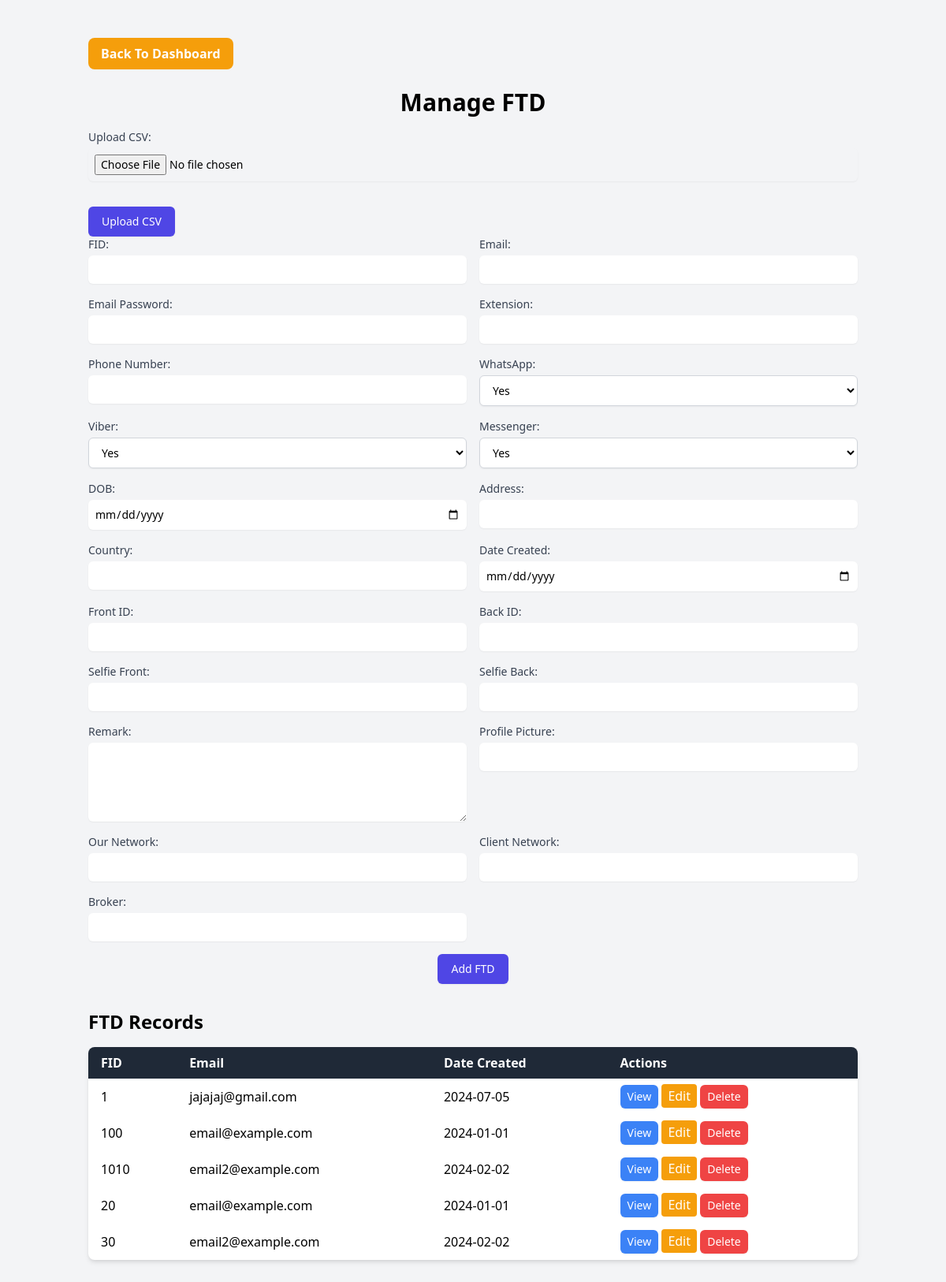
Page /manage_ftd.php (signed in) on the committed database.
### tables this page shows
CREATE TABLE `ftd` (
  `fid` varchar(255) NOT NULL,
  `email` varchar(255) NOT NULL,
  `email_password` varchar(255) DEFAULT NULL,
  `extension` int(11) DEFAULT NULL,
  `phone_number` varchar(255) DEFAULT NULL,
  `whatsapp` enum('Yes','No') DEFAULT NULL,
  `viber` enum('Yes','No') DEFAULT NULL,
  `messenger` enum('Yes','No') DEFAULT NULL,
  `dob` varchar(255) DEFAULT NULL,
  `address` varchar(255) DEFAULT NULL,
  `country` varchar(255) DEFAULT NULL,
  `date_created` varchar(255) DEFAULT NULL,
  `front_id` varchar(255) DEFAULT NULL,
  `back_id` varchar(255) DEFAULT NULL,
  `selfie_front` varchar(255) DEFAULT NULL,
  `selfie_back` varchar(255) DEFAULT NULL,
  `remark` text DEFAULT NULL,
  `profile_picture` varchar(255) DEFAULT NULL,
  `our_network` varchar(255) DEFAULT NULL,
  `client_network` varchar(255) DEFAULT NULL,
  `broker` varchar(255) DEFAULT NULL
);

### manage_ftd.php (the view, shortened to what this page needs)
<?php
include('config.php');
$ftds = mysqli_query($conn, "SELECT * FROM ftd");
?>
<!DOCTYPE html>
<html lang="en">
<head>
    <link href="https://cdn.jsdelivr.net/npm/tailwindcss@2.2.19/dist/tailwind.min.css" rel="stylesheet">
</head>
<body class="bg-gray-100">
    <div class="container px-6 mx-auto py-8">
        <a href="dashboard.php"><button class="mt-4 bg-yellow-500 hover:bg-yellow-600 text-white font-bold py-2 px-4 rounded-lg">Back To Dashboard</button></a> <br><br>
        <h1 class="text-3xl text-center font-bold mb-4">Manage FTD</h1>
        <form method="post" enctype="multipart/form-data" class="space-y-4">
    <div class="mb-4">
        <label for="csv_file" class="block text-sm font-medium text-gray-700">Upload CSV:</label>
        <input type="file" id="csv_file" name="csv_file" accept=".csv" class="mt-1 focus:ring-indigo-500 focus:border-indigo-500 block w-full shadow-sm sm:text-sm border-gray-300 rounded-md">
    </div>
    <button type="submit" name="upload_csv" class="inline-flex items-center px-4 py-2 border border-transparent text-sm font-medium rounded-md shadow-sm text-white bg-indigo-600 hover:bg-indigo-700 focus:outline-none focus:ring-2 focus:ring-offset-2 focus:ring-indigo-500">Upload CSV</button>
</form>
        <form method="post" class="space-y-4">
            <div class="grid grid-cols-1 md:grid-cols-2 gap-4">
                <div>
                    <label for="fid" class="block text-sm font-medium text-gray-700">FID:</label>
                    <input type="text" id="fid" name="fid" required class="mt-1 focus:ring-indigo-500 focus:border-indigo-500 block w-full shadow-sm sm:text-sm border-gray-300 rounded-md">
                </div>
                <div>
                    <label for="email" class="block text-sm font-medium text-gray-700">Email:</label>
                    <input type="email" id="email" name="email" required class="mt-1 focus:ring-indigo-500 focus:border-indigo-500 block w-full shadow-sm sm:text-sm border-gray-300 rounded-md">
                </div>
                <div>
                    <label for="email_password" class="block text-sm font-medium text-gray-700">Email Password:</label>
                    <input type="text" id="email_password" name="email_password" class="mt-1 focus:ring-indigo-500 focus:border-indigo-500 block w-full shadow-sm sm:text-sm border-gray-300 rounded-md">
                </div>
                <div>
                    <label for="extension" class="block text-sm font-medium text-gray-700">Extension:</label>
                    <input type="number" id="extension" name="extension" class="mt-1 focus:ring-indigo-500 focus:border-indigo-500 block w-full shadow-sm sm:text-sm border-gray-300 rounded-md">
                </div>
                <div>
                    <label for="phone_number" class="block text-sm font-medium text-gray-700">Phone Number:</label>
                    <input type="text" id="phone_number" name="phone_number" class="mt-1 focus:ring-indigo-500 focus:border-indigo-500 block w-full shadow-sm sm:text-sm border-gray-300 rounded-md">
                </div>
                <div>
                    <label for="whatsapp" class="block text-sm font-medium text-gray-700">WhatsApp:</label>
                    <select id="whatsapp" name="whatsapp" class="mt-1 block w-full py-2 px-3 border border-gray-300 bg-white rounded-md shadow-sm focus:outline-none focus:ring-indigo-500 focus:border-indigo-500 sm:text-sm">
                        <option value="Yes">Yes</option>
                    </select>
                </div>
                <div>
                    <label for="viber" class="block text-sm font-medium text-gray-700">Viber:</label>
                    <select id="viber" name="viber" class="mt-1 block w-full py-2 px-3 border border-gray-300 bg-white rounded-md shadow-sm focus:outline-none focus:ring-indigo-500 focus:border-indigo-500 sm:text-sm">
                        <option value="Yes">Yes</option>
                    </select>
                </div>
                <div>
                    <label for="messenger" class="block text-sm font-medium text-gray-700">Messenger:</label>
                    <select id="messenger" name="messenger" class="mt-1 block w-full py-2 px-3 border border-gray-300 bg-white rounded-md shadow-sm focus:outline-none focus:ring-indigo-500 focus:border-indigo-500 sm:text-sm">
                        <option value="Yes">Yes</option>
                    </select>
                </div>
                <div>
                    <label for="dob" class="block text-sm font-medium text-gray-700">DOB:</label>
                    <input type="date" id="dob" name="dob" class="mt-1 focus:ring-indigo-500 focus:border-indigo-500 block w-full shadow-sm sm:text-sm border-gray-300 rounded-md">
                </div>
                <div>
                    <label for="address" class="block text-sm font-medium text-gray-700">Address:</label>
                    <input type="text" id="address" name="address" class="mt-1 focus:ring-indigo-500 focus:border-indigo-500 block w-full shadow-sm sm:text-sm border-gray-300 rounded-md">
                </div>
                <div>
                    <label for="country" class="block text-sm font-medium text-gray-700">Country:</label>
                    <input type="text" id="country" name="country" class="mt-1 focus:ring-indigo-500 focus:border-indigo-500 block w-full shadow-sm sm:text-sm border-gray-300 rounded-md">
                </div>
                <div>
                    <label for="date_created" class="block text-sm font-medium text-gray-700">Date Created:</label>
                    <input type="date" id="date_created" name="date_created" class="mt-1 focus:ring-indigo-500 focus:border-indigo-500 block w-full shadow-sm sm:text-sm border-gray-300 rounded-md">
                </div>
                <div>
                    <label for="front_id" class="block text-sm font-medium text-gray-700">Front ID:</label>
                    <input type="text" id="front_id" name="front_id" class="mt-1 focus:ring-indigo-500 focus:border-indigo-500 block w-full shadow-sm sm:text-sm border-gray-300 rounded-md">
                </div>
                <div>
                    <label for="back_id" class="block text-sm font-medium text-gray-700">Back ID:</label>
                    <input type="text" id="back_id" name="back_id" class="mt-1 focus:ring-indigo-500 focus:border-indigo-500 block w-full shadow-sm sm:text-sm border-gray-300 rounded-md">
                </div>
                <div>
                    <label for="selfie_front" class="block text-sm font-medium text-gray-700">Selfie Front:</label>
                    <input type="text" id="selfie_front" name="selfie_front" class="mt-1 focus:ring-indigo-500 focus:border-indigo-500 block w-full shadow-sm sm:text-sm border-gray-300 rounded-md">
                </div>
                <div>
                    <label for="selfie_back" class="block text-sm font-medium text-gray-700">Selfie Back:</label>
                    <input type="text" id="selfie_back" name="selfie_back" class="mt-1 focus:ring-indigo-500 focus:border-indigo-500 block w-full shadow-sm sm:text-sm border-gray-300 rounded-md">
                </div>
                <div>
                    <label for="remark" class="block text-sm font-medium text-gray-700">Remark:</label>
                    <textarea id="remark" name="remark" rows="5" class="mt-1 focus:ring-indigo-500 focus:border-indigo-500 block w-full shadow-sm sm:text-sm border-gray-300 rounded-md"></textarea>
                </div>
                <div>
                    <label for="profile_picture" class="block text-sm font-medium text-gray-700">Profile Picture:</label>
                    <input type="text" id="profile_picture" name="profile_picture" class="mt-1 focus:ring-indigo-500 focus:border-indigo-500 block w-full shadow-sm sm:text-sm border-gray-300 rounded-md">
                </div>
                <div>
                    <label for="our_network" class="block text-sm font-medium text-gray-700">Our Network:</label>
                    <input type="text" id="our_network" name="our_network" class="mt-1 focus:ring-indigo-500 focus:border-indigo-500 block w-full shadow-sm sm:text-sm border-gray-300 rounded-md">
                </div>
                <div>
                    <label for="client_network" class="block text-sm font-medium text-gray-700">Client Network:</label>
                    <input type="text" id="client_network" name="client_network" class="mt-1 focus:ring-indigo-500 focus:border-indigo-500 block w-full shadow-sm sm:text-sm border-gray-300 rounded-md">
                </div>
                <div>
                    <label for="broker" class="block text-sm font-medium text-gray-700">Broker:</label>
                    <input type="text" id="broker" name="broker" class="mt-1 focus:ring-indigo-500 focus:border-indigo-500 block w-full shadow-sm sm:text-sm border-gray-300 rounded-md">
                </div>
            </div>
            <div class="text-center">
                <button type="submit" name="add_ftd" class="inline-flex items-center px-4 py-2 border border-transparent text-sm font-medium rounded-md shadow-sm text-white bg-indigo-600 hover:bg-indigo-700 focus:outline-none focus:ring-2 focus:ring-offset-2 focus:ring-indigo-500">Add FTD</button>
            </div>
        </form>
        <div class="mt-8">
            <h2 class="text-2xl font-bold mb-4">FTD Records</h2>
            <table class="min-w-full bg-white shadow-md rounded-lg overflow-hidden">
                <thead class="bg-gray-800 text-white">
                    <tr>
                        <th class="py-2 px-4 text-left">FID</th>
                        <th class="py-2 px-4 text-left">Email</th>
                        <th class="py-2 px-4 text-left">Date Created</th>
                        <th class="py-2 px-4 text-left">Actions</th>
                    </tr>
                </thead>
                <tbody>
                    <?php while ($ftd = mysqli_fetch_assoc($ftds)) { ?>
                    <tr>
                        <td class="py-2 px-4"><?php echo $ftd['fid']; ?></td>
                        <td class="py-2 px-4"><?php echo $ftd['email']; ?></td>
                        <td class="py-2 px-4"><?php echo $ftd['date_created']; ?></td>
                        <td class="py-2 px-4">
                            <button class="view-ftd-btn inline-flex items-center px-2 py-1 border border-transparent text-sm font-medium rounded-md shadow-sm text-white bg-blue-500 hover:bg-blue-700 focus:outline-none focus:ring-2 focus:ring-offset-2 focus:ring-blue-500" data-fid="<?php echo $ftd['fid']; ?>">View</button>
                            <a href="update_ftd.php?id=<?php echo $ftd['fid']; ?>" class="bg-yellow-500 text-white px-2 py-1 rounded hover:bg-yellow-700">Edit</a>
                            <form method="post" class="inline-block">
                                <button type="submit" name="delete_ftd" class="inline-flex items-center px-2 py-1 border border-transparent text-sm font-medium rounded-md shadow-sm text-white bg-red-500 hover:bg-red-700 focus:outline-none focus:ring-2 focus:ring-offset-2 focus:ring-red-500">Delete</button>
                            </form>
                        </td>
                    </tr>
                    <?php } ?>
                </tbody>
            </table>
        </div>
    </div>
</body>
</html>

### manage_ftd.php (style rules this page uses)
input { padding: 8px; }

### rows in the picture
ftd: fid "1", email "jajajaj@gmail.com", date_created "2024-07-05"
ftd: fid "100", email "email@example.com", date_created "2024-01-01"
ftd: fid "1010", email "email2@example.com", date_created "2024-02-02"
ftd: fid "20", email "email@example.com", date_created "2024-01-01"
ftd: fid "30", email "email2@example.com", date_created "2024-02-02"
